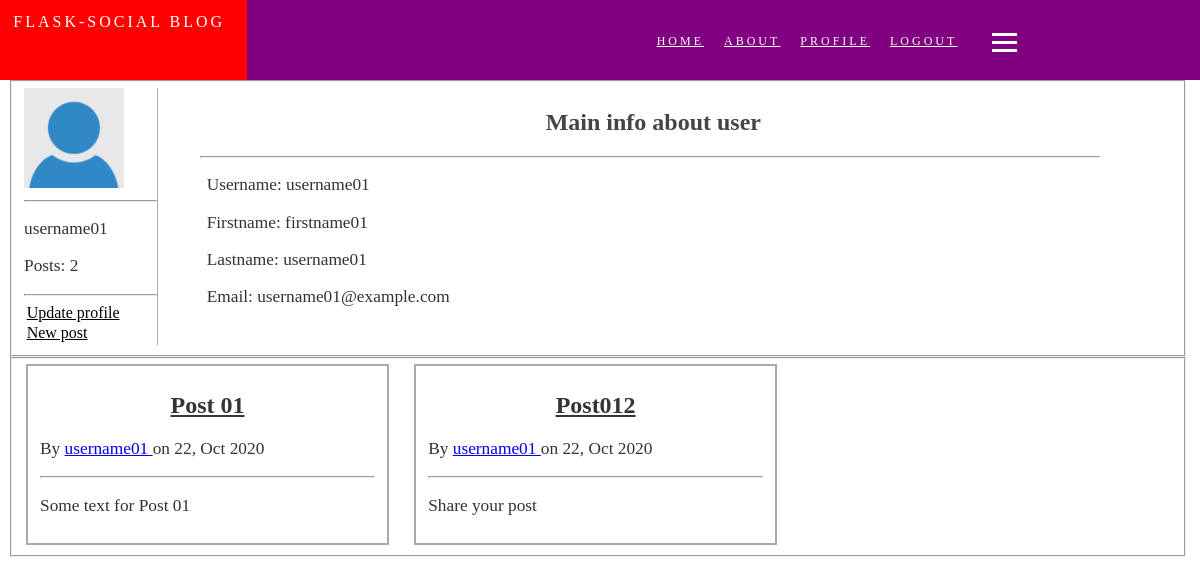
The app's page /username01 (signed in), older data.
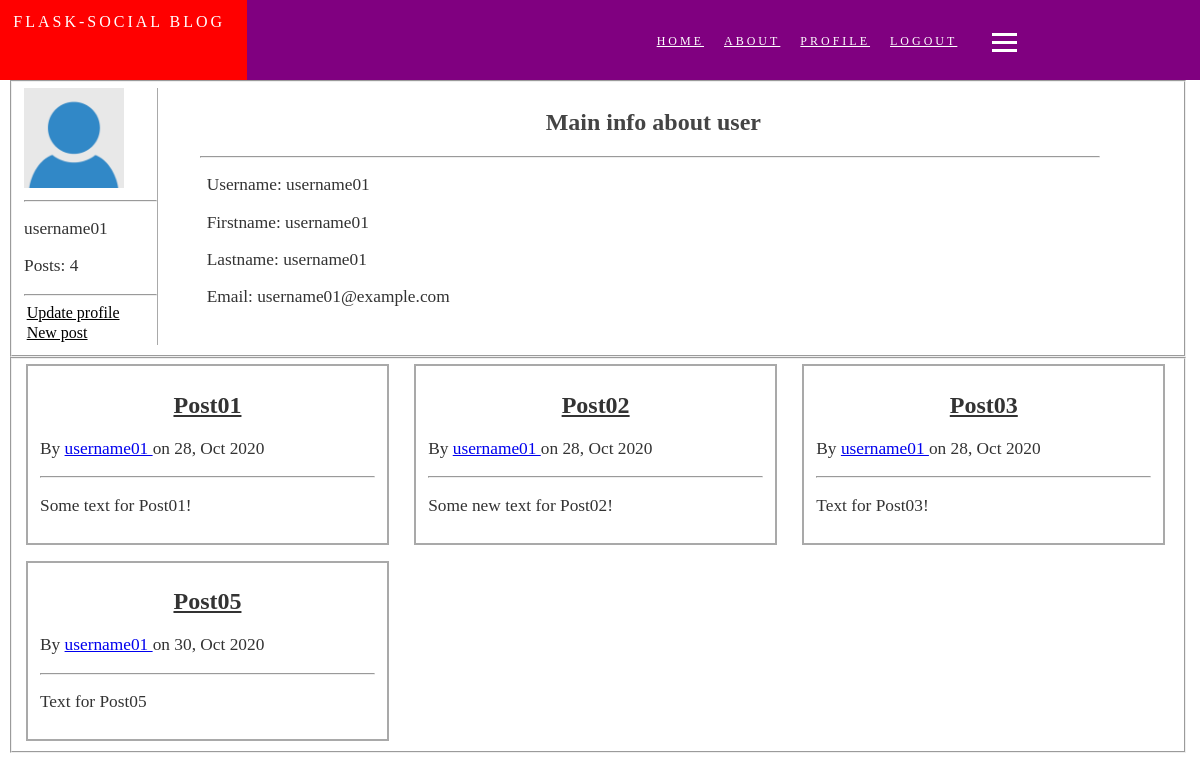
The same page, newer data.
### app/models.py (models this page shows, shortened)
class User(db.Model, UserMixin):
    id = db.Column(db.Integer, primary_key=True, autoincrement=True)
    firstname = db.Column(db.String(20), nullable=False)
    lastname = db.Column(db.String(20), nullable=False)
    username = db.Column(db.String(20), unique=True, nullable=False)
    email = db.Column(db.String(120), unique=True, nullable=False)
    password = db.Column(db.String(60), unique=True, nullable=False)
    image_file = db.Column(db.String(20), nullable=False, default='default.png')
    posts = db.relationship('Post',
                            backref='author',
                            primaryjoin="User.id==Post.author_id")
    comments = db.relationship('Comments',
                            backref='author',
                            primaryjoin="User.id==Comments.author_id")
    def __init__(self, firstname='', lastname='', username='', email='',
                 password=''):
        self.firstname = firstname
        self.lastname = lastname
        self.username = username
        self.email = email
        self.password = generate_password_hash(password)

class Post(db.Model):
    id = db.Column(db.Integer, primary_key=True, autoincrement=True)
    title = db.Column(db.String(100), nullable=False)
    date = db.Column(db.DateTime, nullable=False, default=datetime.utcnow)
    text = db.Column(db.Text, nullable=False)
    author_id = db.Column(db.Integer, db.ForeignKey('user.id'), nullable=False)
    comments = db.relationship('Comments', backref='post', lazy=True)

### app/user/views.py (the view)
@user_blueprint.route("/<username>", methods=['GET', 'POST'])
@login_required
def profile(username):
    form = forms.ProfileForm()
    user = User.query.filter_by(username=username).first()
    posts = Post.query.filter_by(author=user).all()
    num_posts = len(posts)
    image_file = url_for('static',
                        filename='pictures/' + user.image_file)
    return render_template('profile.html',
                            form=form,
                            image_file=image_file,
                            username=username,
                            firstname=user.firstname,
                            lastname=user.lastname,
                            email=user.email,
                            num_posts=num_posts,
                            posts=posts)

### app/models.py (called while the page is built)
@login_manager.user_loader
def load_user(id):
    u = User.query.get(id)
    return User(u.firstname, u.lastname, u.username, u.email, u.password)

### app/templates/user/profile.html (shortened to what this page needs)
{% extends "layout.html" %}
{% block content %}
	<form>
		<fieldset class="user-info-fieldset">
			<div class="user-main-info">
				<img src="{{ image_file }}" width="100" height="100">
				<hr>
				<p>{{ username }}</p>
				<p>Posts: {{ num_posts }}</p>
				<hr>
				{% if current_user.username != username %}
					<li><a href="#">Follow</a></li>
					<li><a href="#">Message</a></li>
				{% else %}
					<li>
						<a href="{{ url_for('user.update_profile', username=username) }}">
							Update profile
						</a>
					</li>
					<li><a href="{{ url_for('posts.new') }}">New post</a></li>
				{% endif %}
			</div>
			<div class="user-info">
				<h2>Main info about user</h2>
				<hr>
				<p>Username: {{ username }}</p>
				<p>Firstname: {{ firstname }}</p>
				<p>Lastname: {{ lastname }}</p>
				<p>Email: {{ email }}</p>
			</div>
		</fieldset>
		<fieldset class="feed-fieldset">
			{% if num_posts == 0 %}
				<p>
					{% if current_user.username == username %}
						You
					{% else %}
						{{ username }}
					{% endif %}
					have not posted yet.
				</p>
			{% else %}
				{% for post in posts %}
					<fieldset class="profile-posts-fieldset">
						<h2>
							<a href="{{ url_for('posts.posts', post_id=post.id) }}">
								{{ post.title }}
							</a>
						</h2>
						<p>
							By
							<a href="{{ url_for('user.profile', username=post.author.username) }}">
								{{ post.author.username }}
							</a>
							on {{ post.date.strftime('%d, %b %Y') }}
						</p>
						<hr>
						<p>{{ post.text }}</p>
					</fieldset>
				{% endfor %}
			{% endif %}
		</fieldset>
	</form>
{% endblock content %}

### app/templates/layout.html (shortened to what this page needs)
<!DOCTYPE html>
<html lang="en">
	<head>
		<link rel="stylesheet" type="text/css" href="{{ url_for('static', filename='main.css') }}">
		<link rel="stylesheet" type="text/css" href="{{ url_for('static', filename='auth.css') }}">
		<link rel="stylesheet" type="text/css" href="{{ url_for('static', filename='navigation.css') }}">
		<link rel="stylesheet" type="text/css" href="{{ url_for('static', filename='buttons.css') }}">
		<link rel="stylesheet" type="text/css" href="{{ url_for('static', filename='post.css') }}">
		<link rel="stylesheet" type="text/css" href="{{ url_for('static', filename='comments.css') }}">
		<link rel="stylesheet" type="text/css" href="{{ url_for('static', filename='profile.css') }}">
		<link rel="stylesheet" type="text/css" href="{{ url_for('static', filename='feed.css') }}">
	</head>
	<body>
		<nav>
			<div class="logo">
				<li>
					<a href="{{ url_for('home') }}">
						Flask-social blog
					</a>
				</li>
			</div>
			<ul class="nav-links">
				<li><a href="{{ url_for('home') }}">Home</a></li>
				<li><a href="{{ url_for('about') }}">About</a></li>
				{% if current_user.is_authenticated %}
					<li>
						<a href="{{ url_for('user.profile', username=current_user.username) }}">
							Profile
						</a>
					</li>
					<li>
						<a href="{{ url_for('auth.logout') }}">
							Logout
						</a>
					</li>
				{% else %}
					<li><a href="{{ url_for('auth.login') }}">Login</a></li>
					<li><a href="{{ url_for('auth.register') }}">Register</a></li>
				{% endif %}
			</ul>
			<div class="burger">
				<div class="line01"></div>
				<div class="line02"></div>
				<div class="line03"></div>
			</div>
		</nav>
		{% block content %}{% endblock %}
	</body>
</html>

### app/static/main.css (style rules this page uses)
body { background: #ffffff; color: #333333; margin-top: 5rem; }
h1, h2, h3, h4, h5, h6 { color: #444444; text-align: center; }
h2 a { color: #333333; }
p { font-size: 13pt; }

### app/static/navigation.css (style rules this page uses)
nav { position: absolute; top: 0pt; left: 0pt; margin: 0; display: flex; align-items: center; min-height: 10vh; max-height: 10vh; width: 100%; background-color: purple; }
.logo { position: relative; display: flex; width: auto; margin-top: 0pt; color: rgb(255, 255, 255); text-transform: uppercase; letter-spacing: 2px; font-size: 16px; background-color: red; min-width: 185pt; max-width: 185pt; min-height: 10vh; max-height: 10vh; }
.logo a { color: white; text-transform: uppercase; letter-spacing: 3px; text-decoration: none; }
.logo li { margin: 10pt; list-style: none; }
.nav-links { margin-left: 30%; display: flex; width: auto; }
.nav-links a { color: white; text-transform: uppercase; letter-spacing: 3px; font-size: 12px; }
.nav-links li { margin: 10px; list-style: none; }
.burger div { width: 25px; height: 3px; margin-left: 25px; margin-top: 5px; background-color: white; }

### app/static/profile.css (style rules this page uses)
.user-info-fieldset { width: 97%; display: grid; grid-template-columns: repeat(2, 1fr); grid-gap: 1em; }
.user-main-info, .user-info-btns { min-width: 100pt; max-width: 100pt; border-right: 1pt solid darkgrey; }
.user-main-info a { color: black; }
.user-main-info li { margin: 2pt; list-style: none; }
.user-info { position: absolute; top: 67pt; left: 150pt; min-width: 75%; max-width: 75%; text-indent: 5pt; }

### app/static/feed.css (style rules this page uses)
.feed-fieldset { width: 97%; display: grid; grid-template-columns: repeat(3, 1fr); grid-gap: 1em; }
.posts-fieldset, .profile-posts-fieldset { width: 90%; border: 2pt solid darkgrey; }

Row changes from the older to the newer data that the page shows:
changed User "username01": firstname "firstname01" → "username01"
changed Post: title "Post 01" → "Post01"; date "22, Oct 2020" → "28, Oct 2020"; text "Some text for Post 01" → "Some text for Post01!"
changed Post: title "Post012" → "Post02"; date "22, Oct 2020" → "28, Oct 2020"; text "Share your post" → "Some new text for Post02!"
added Post: title "Post03", author.username "username01", date "28, Oct 2020", text "Text for Post03!"
added Post: title "Post05", author.username "username01", date "30, Oct 2020", text "Text for Post05"
Text that changed along with them:
{{ num_posts }}: "2" → "4"
